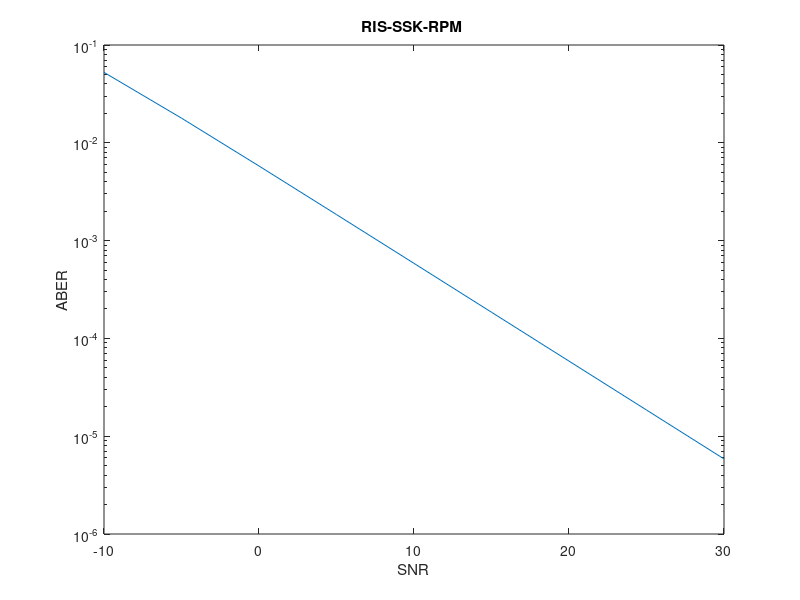

Write MATLAB code to recreate this figure.
%%%%%%% ABER-RIS-SSK %%%%%%%%%
close all;
clc; clear; 
%%%
M=2;
N=128;
n_t=2;
n_r=1;

p_db = -10:5:30;  % db scale
p = 10.^(p_db/10); % linear scale

aber_denom = 1/(n_t*M*log2(n_t*M));  % constant term
aber = zeros(1, length(p_db));

e=eye(n_t);
%theta=(2*pi(m-1)/M)*eye(M);


for val = 1:length(p_db)  % index value 
D_ham = 0;
for m=1:M
    for i=1:n_t
        for m_hat=1:M 
            for i_hat=1:n_t 
                if i_hat~=i
                    D1=pdist([e(:,i)';e(:,i_hat)'],'hamming');
                else
                    D1=0;
                end
                theta=(2*pi*(m-1)/M)*eye(M);
                if m_hat~=m
                    D2=pdist([theta(:,m)';theta(:,m_hat)'],'hamming');
                else
                    D2=0;
                end
                D_ham=D1+D2+D_ham;
            end
        end
    end
end

gamma_tilde = (p(val)*N)/2;
mu_tilde=0.5*(1-sqrt(gamma_tilde/(1+gamma_tilde)));

%pep = 0;

for k=0:n_r-1
    sum=nchoosek(n_r-1-k,k)*(1-mu_tilde)^k; 
end
pep = (mu_tilde^n_r)*sum;

aber(val) = aber_denom*D_ham*pep;

end

semilogy(p_db, aber);
title('RIS-SSK-RPM ')
xlabel('SNR')
ylabel('ABER')
